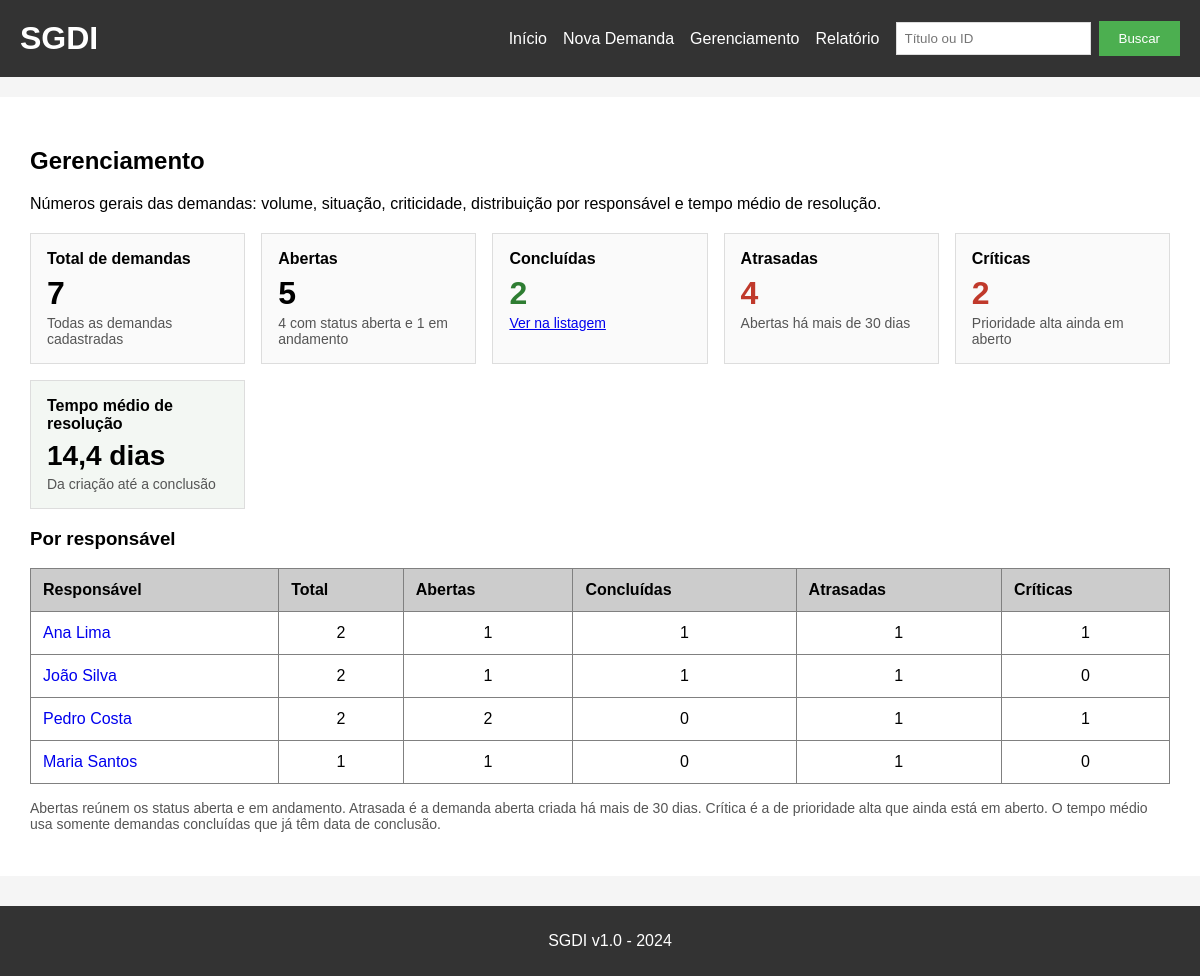
The app's page /gerenciamento with its own data.
### tables this page shows
CREATE TABLE demandas (
    id INTEGER,
    titulo TEXT,
    descricao TEXT,
    solicitante TEXT,
    data_criacao TEXT,
    priority INTEGER DEFAULT 0
, usuario_id INTEGER, status TEXT DEFAULT 'aberta', responsible_id INTEGER, data_conclusao TEXT);

### app.py (the view)
@app.route('/gerenciamento')
def gerenciamento():
    conn = get_db()
    indicadores = calcular_indicadores(conn)
    conn.close()
    return render_template(
        'gerenciamento.html',
        indicadores=indicadores,
    )

### app.py (called while the page is built, shortened)
def get_db():
    caminho = app.config.get('DATABASE', 'demandas.db')
    conn = sqlite3.connect(caminho)
    conn.row_factory = sqlite3.Row
    preparar_banco(conn)
    return conn

def formatar_duracao(segundos):
    if segundos is None:
        return None
    if segundos >= 86400:
        dias = segundos / 86400
        texto = f'{dias:.1f}'.replace('.', ',')
        unidade = 'dia' if texto == '1,0' else 'dias'
        return f'{texto} {unidade}'

### templates/gerenciamento.html (shortened to what this page needs)
{% extends "base.html" %}
{% block content %}
<h2>Gerenciamento</h2>
<p>
    Números gerais das demandas: volume, situação, criticidade,
    distribuição por responsável e tempo médio de resolução.
</p>
<section class="kpis" aria-label="Indicadores de demandas">
    <article class="kpi">
        <p class="kpi-rotulo">Total de demandas</p>
        <p class="kpi-valor">{{ indicadores.total }}</p>
        <p class="kpi-nota">Todas as demandas cadastradas</p>
    </article>
    <article class="kpi">
        <p class="kpi-rotulo">Abertas</p>
        <p class="kpi-valor">{{ indicadores.abertas }}</p>
        <p class="kpi-nota">
            {{ indicadores.status_aberta }} com status aberta
            e {{ indicadores.em_andamento }} em andamento
        </p>
    </article>
    <article class="kpi kpi-concluidas">
        <p class="kpi-rotulo">Concluídas</p>
        <p class="kpi-valor">{{ indicadores.concluidas }}</p>
        <p class="kpi-nota">
            <a href="/?status=concluida">Ver na listagem</a>
        </p>
    </article>
    <article class="kpi kpi-atrasadas">
        <p class="kpi-rotulo">Atrasadas</p>
        <p class="kpi-valor">{{ indicadores.atrasadas }}</p>
        <p class="kpi-nota">
            Abertas há mais de {{ indicadores.prazo_dias }} dias
        </p>
    </article>
    <article class="kpi kpi-criticas">
        <p class="kpi-rotulo">Críticas</p>
        <p class="kpi-valor">{{ indicadores.criticas }}</p>
        <p class="kpi-nota">Prioridade alta ainda em aberto</p>
    </article>
    <article class="kpi kpi-tempo">
        <p class="kpi-rotulo">Tempo médio de resolução</p>
        <p class="kpi-valor kpi-valor-texto">
            {% if indicadores.tempo_medio %}
                {{ indicadores.tempo_medio }}
            {% else %}
                —
            {% endif %}
        </p>
        <p class="kpi-nota">
            {% if indicadores.tempo_medio %}
                Da criação até a conclusão
            {% else %}
                Nenhuma concluída com data de conclusão
            {% endif %}
        </p>
    </article>
</section>
<h3>Por responsável</h3>
<table id="tabela-responsaveis" border="1" cellpadding="10" cellspacing="0" width="100%">
    <thead>
        <tr bgcolor="#cccccc">
            <th>Responsável</th>
            <th>Total</th>
            <th>Abertas</th>
            <th>Concluídas</th>
            <th>Atrasadas</th>
            <th>Críticas</th>
        </tr>
    </thead>
    <tbody>
        {% for linha in indicadores.por_responsavel %}
        <tr>
            <td>
                {% if linha['id'] %}
                    <a href="/?responsibleId={{ linha['id'] }}">{{ linha['nome'] }}</a>
                {% else %}
                    {{ linha['nome'] }}
                {% endif %}
            </td>
            <td>{{ linha['total'] }}</td>
            <td>{{ linha['abertas'] }}</td>
            <td>{{ linha['concluidas'] }}</td>
            <td>{{ linha['atrasadas'] }}</td>
            <td>{{ linha['criticas'] }}</td>
        </tr>
        {% else %}
        <tr>
            <td colspan="6" style="text-align: center;">
                Nenhuma demanda cadastrada.
            </td>
        </tr>
        {% endfor %}
    </tbody>
</table>
<p class="kpi-legenda">
    Abertas reúnem os status aberta e em andamento.
    Atrasada é a demanda aberta criada há mais de {{ indicadores.prazo_dias }} dias.
    Crítica é a de prioridade alta que ainda está em aberto.
    O tempo médio usa somente demandas concluídas que já têm data de conclusão.
</p>
{% endblock %}

### static/style.css (style rules this page uses)
body { font-family: Arial, sans-serif; background-color: #f5f5f5; padding: 0 0 80px; margin: 0; }
table { border-collapse: collapse; }
th { text-align: left; padding: 12px; }
td { padding: 12px; }
table a { text-decoration: none; }
.kpis { display: grid; grid-template-columns: repeat(auto-fit, minmax(180px, 1fr)); gap: 16px; margin: 20px 0 12px; }
.kpi { border: 1px solid #ddd; background: #fafafa; padding: 16px; }
.kpi-rotulo { margin: 0; font-weight: bold; }
.kpi-valor { margin: 8px 0 4px; font-size: 32px; font-weight: bold; line-height: 1.1; }
.kpi-valor-texto { font-size: 28px; }
.kpi-nota, .kpi-complemento, .kpi-legenda { color: #555; font-size: 14px; }
.kpi-nota { margin: 0; }
.kpi-concluidas .kpi-valor { color: #2e7d32; }
.kpi-atrasadas .kpi-valor, .kpi-criticas .kpi-valor { color: #c0392b; }
.kpi-tempo { background: #f3f7f3; }
.kpi-legenda { margin-top: 16px; }
#tabela-responsaveis td { text-align: center; }
#tabela-responsaveis td:first-child { text-align: left; }

### templates/base.html (style rules this page uses)
body { margin: 0; }

### records on screen
demandas: nome "João Silva", total "2", abertas "1", concluidas "1", atrasadas "1", criticas "0"

### other values on screen
{{ indicadores.total }} "7"
{{ indicadores.abertas }} "5"
{{ indicadores.status_aberta }} "4"
{{ indicadores.em_andamento }} "1"
{{ indicadores.concluidas }} "2"
{{ indicadores.atrasadas }} "4"
{{ indicadores.prazo_dias }} "30"
{{ indicadores.criticas }} "2"
{{ indicadores.tempo_medio }} "14,4 dias"
{{ linha['nome'] }} "Ana Lima" "Pedro Costa" "Maria Santos"
{{ linha['total'] }} "2" "2" "1"
{{ linha['abertas'] }} "1" "2" "1"
{{ linha['concluidas'] }} "1" "0" "0"
{{ linha['atrasadas'] }} "1" "1" "1"
{{ linha['criticas'] }} "1" "1" "0"
